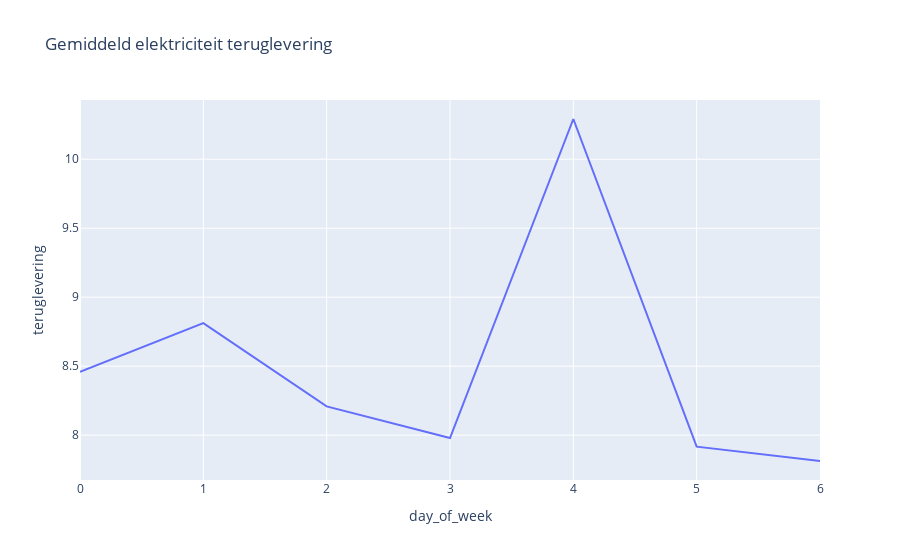

The notebook cell this image was saved under:
### Code cell
# Callback toevoegen!
fig_mean = px.line(ts_grouped_day, x="day_of_week", y="teruglevering", 
                   title='Gemiddeld elektriciteit teruglevering')
fig_mean.show()

### Figure 1 — Plotly figure (JSON) as saved in the notebook; plotly's stock layout.template omitted (floating-point values rounded to 4 significant figures)
{"data": [{"hovertemplate": "day_of_week=%{x}<br>teruglevering=%{y}<extra></extra>", "legendgroup": "", "line": {"color": "#636efa", "dash": "solid"}, "marker": {"symbol": "circle"}, "mode": "lines", "name": "", "orientation": "v", "showlegend": false, "type": "scatter", "x": [0, 1, 2, 3, 4, 5, 6], "xaxis": "x", "y": [8.458, 8.812, 8.208, 7.979, 10.29, 7.917, 7.812], "yaxis": "y"}], "layout": {"legend": {"tracegroupgap": 0}, "title": {"text": "Gemiddeld elektriciteit teruglevering"}, "xaxis": {"anchor": "y", "domain": [0, 1], "title": {"text": "day_of_week"}}, "yaxis": {"anchor": "x", "domain": [0, 1], "title": {"text": "teruglevering"}}}}
